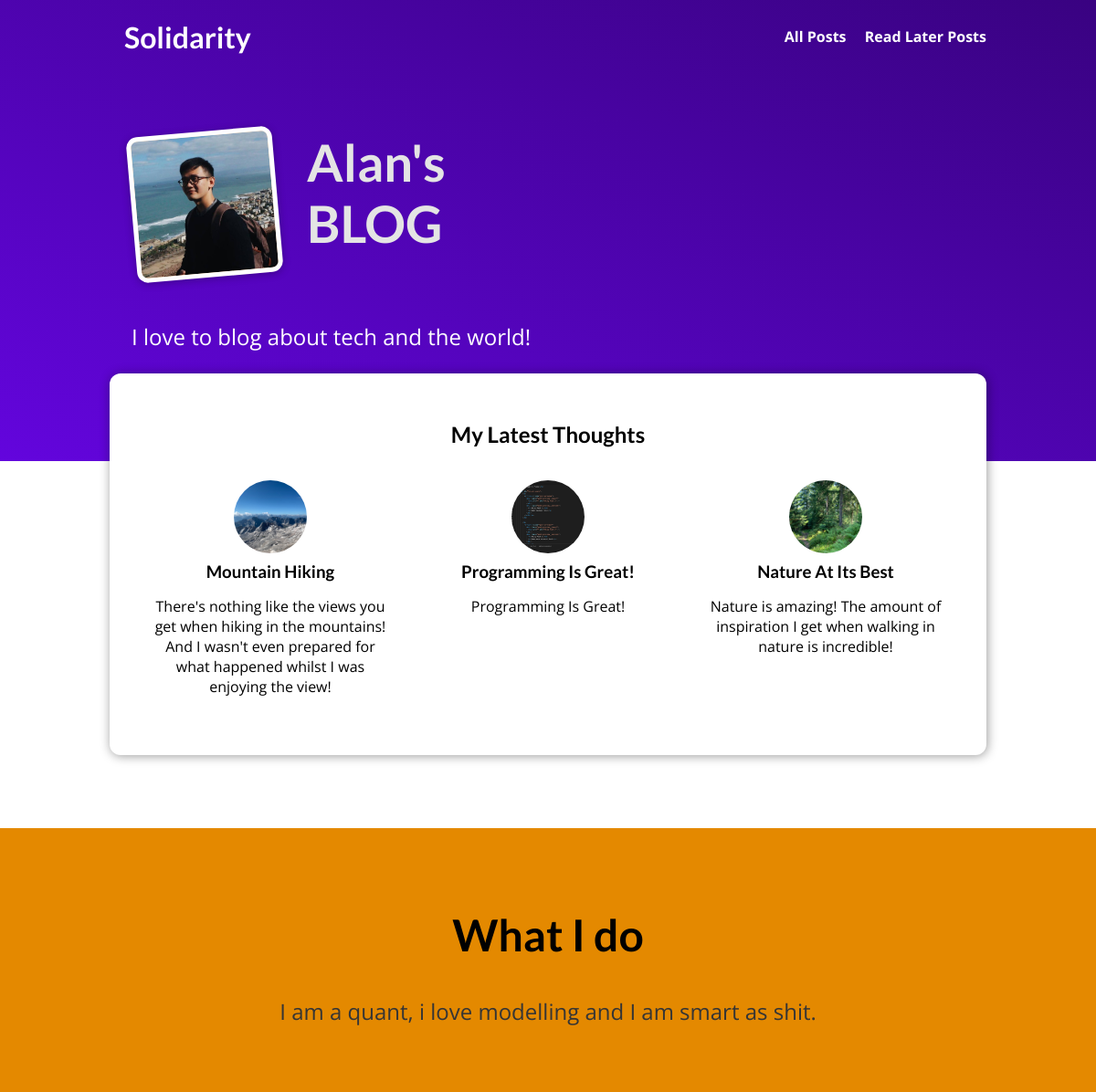
Screenshot of /blog/ with the database file from the repository.
### blog/models.py (models this page shows, shortened)
class Post(models.Model):
    title = models.CharField(max_length=150)
    excerpt = models.CharField(max_length=200)
    image = models.ImageField(upload_to="posts", null=True)
    date = models.DateField(auto_now=True)
    slug = models.SlugField(unique=True, db_index=True) # unique true, index is created automatically
    content = models.TextField(validators=[MinLengthValidator(10)])
    author = models.ForeignKey(Author, on_delete=models.SET_NULL, null=True, related_name='posts') # set author to null if author is deleted
    tags = models.ManyToManyField(Tag)

### blog/views.py (the view)
# urls.py: path("", views.StartingPageView.as_view(), name='index'),
class StartingPageView(ListView):
    template_name = "blog/index.html"
    model = Post
    ordering = ["-date"]
    context_object_name = "posts"
    def get_queryset(self):
        queryset = super().get_queryset()
        data = queryset[:3]
        return data

### blog/templates/blog/index.html (shortened to what this page needs)
{% extends "base.html" %}
{% load static %}
{% block css_files %}
  <link rel="stylesheet" href="{% static "blog/post.css" %}" />
  <link rel="stylesheet" href="{% static "blog/index.css" %}" />
{% endblock %}
{% block content %}
    <section id="welcome">
    <header>
        <img src="{% static "blog/images/profile.jpg" %}" alt="Alan - The Author Of This Blog" />
        <h2>Alan's BLOG</h2>
    </header>
    <p>I love to blog about tech and the world!</p>
    </section>
    <section id="latest-posts">
    <h2>My Latest Thoughts</h2>
    <ul>
        {% for post in posts %}
        {% include "blog/includes/post.html" %}
        {% endfor %}
    </ul>
    </section>
    <section id='about'>
    <h2>
        What I do
    </h2>
    <p>
        I am a quant, i love modelling and I am smart as shit.
    </p>
    </section>
{% endblock %}

### blog/templates/blog/includes/post.html (shortened to what this page needs)
<li>
  <article class="post">
    <a href="{% url "post-detail-page" post.slug %}">
      <img src="{{ post.image.url }}" alt="{{ post.title }}"
      />
      <div class="post__content">
        <h3>{{ post.title }}</h3>
        <p>
          {{ post.excerpt }}
        </p>
      </div>
    </a>
  </article>
</li>

### static/app.css (style rules this page uses)
* { box-sizing: border-box; }
html { font-family: 'Open Sans', 'Lato', sans-serif; }
body { margin: 0; }
h1, h2, h3 { font-family: 'Lato', sans-serif; font-weight: bold; }

### blog/static/blog/post.css (style rules this page uses)
.post { display: flex; flex-direction: column; align-items: center; text-align: center; }
.post a { text-decoration: none; color: black; transition: all 0.2s ease; padding: 1rem; }
.post img { width: 5rem; height: 5rem; object-fit: cover; border-radius: 50%; }
.post h3 { margin: 0.25rem 0; }

### blog/static/blog/index.css (style rules this page uses)
#welcome { background: linear-gradient(to right top, #6305dd, #390281); padding: 6rem 12%; }
#welcome header { display: flex; align-items: flex-start; margin: 3rem auto; }
#welcome img { width: 10rem; height: 10rem; object-fit: cover; object-position: top; border: 5px solid white; border-radius: 12px; background-color: #ffe1bf; transform: rotateZ(-5deg); box-shadow: 0 2px 8px rgba(0, 0, 0, 0.25); }
#welcome h2 { font-size: 3.5rem; margin: 0 0 0 2rem; color: #e4e4e4; width: 10rem; }
#welcome p { color: white; font-size: 1.5rem; }
#latest-posts { background-color: white; padding: 2rem; border-radius: 12px; width: 60rem; margin: -6rem auto 2rem auto; box-shadow: 1px 1px 12px rgba(0, 0, 0, 0.4); }
#latest-posts h2 { text-align: center; }
#latest-posts ul { list-style: none; margin: 0; padding: 0; display: flex; gap: 1rem; }
#latest-posts li { flex: 1; }
#about { text-align: center; padding: 3rem; background-color: #e48900; margin-top: 5rem; }
#about h2 { font-size: 3rem; }
#about p { font-size: 1.5rem; color: #353535; }

### rows the page displays
Post: image (picture), title "Mountain Hiking", excerpt "There's nothing like the views you get when hiking in the mountains! And I wasn't even prepared for what happened whilst I was enjoying the view!"
Post: image (picture), title "Programming Is Great!", excerpt "Programming Is Great!"
Post: image (picture), title "Nature At Its Best", excerpt "Nature is amazing! The amount of inspiration I get when walking in nature is incredible!"
